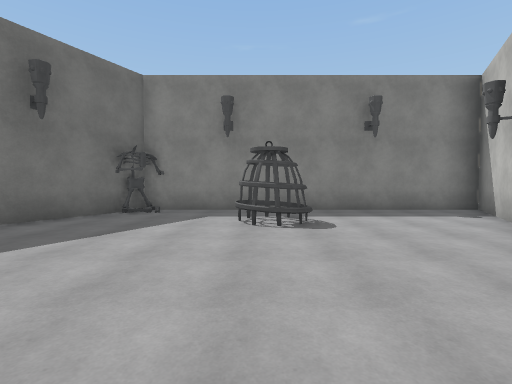
View 1 (above)

20 first-person views from a walk through a scene from a Unity 3-D project. The camera is 1.5 m above the floor, tilts 2° down and sees 85° across. The floor is counted in squares, 2 m on a side. Each view is taken from the middle of a square. On the plan, view 1 faces up. The plan holds only what a view shows up to about 10 squares ahead; the rest is blank. The place goes on beyond the plan. The player is left out. Surface patterns are stand-ins for the level's own textures.

View 2
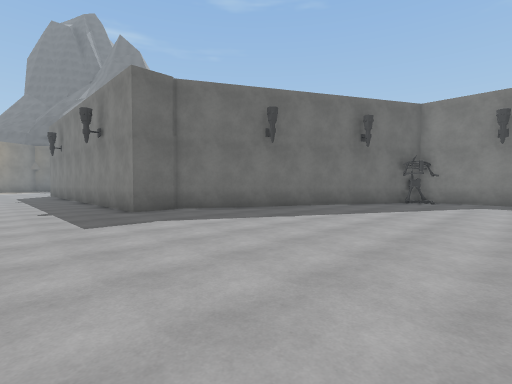

View 3
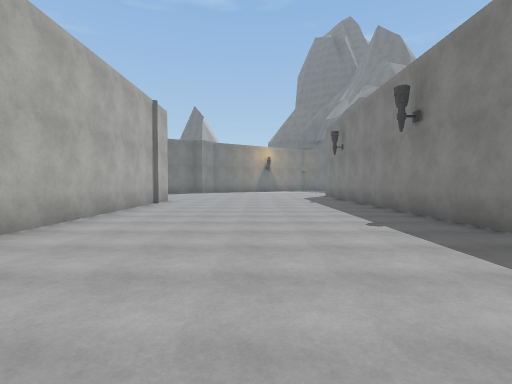

View 4
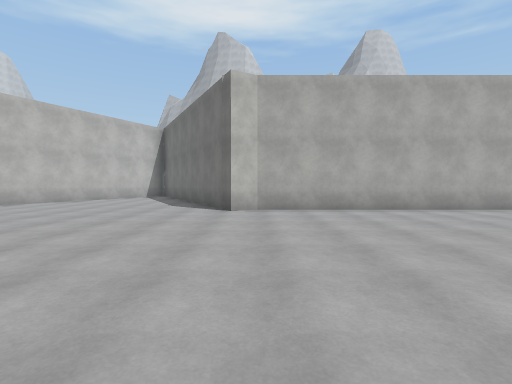

View 5
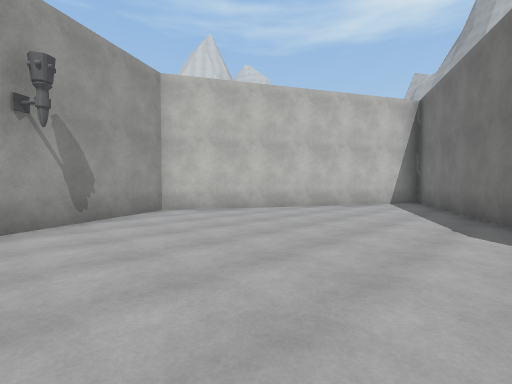

View 6
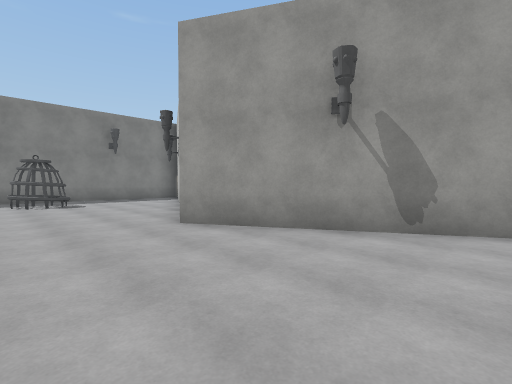

View 7
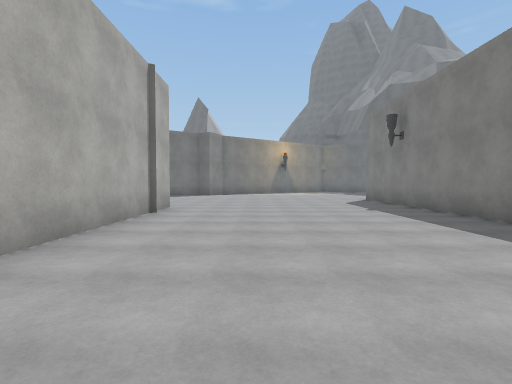

View 8
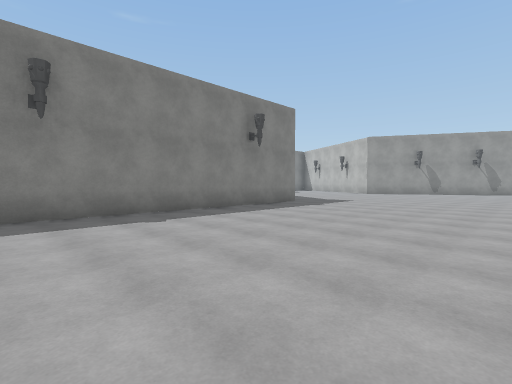

View 9
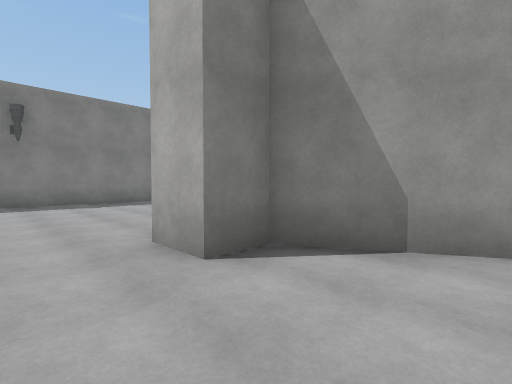

View 10
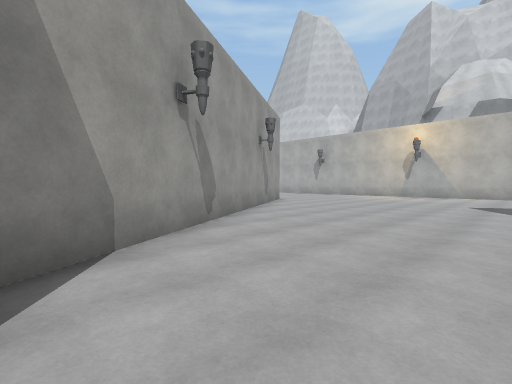

View 11
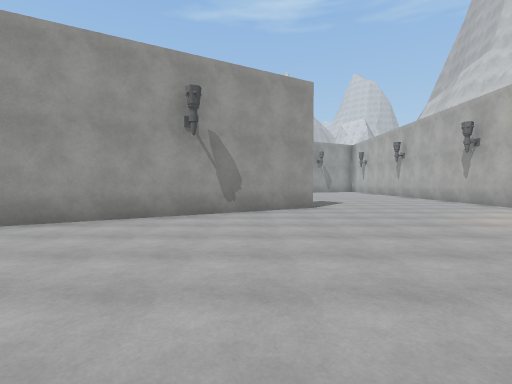

View 12
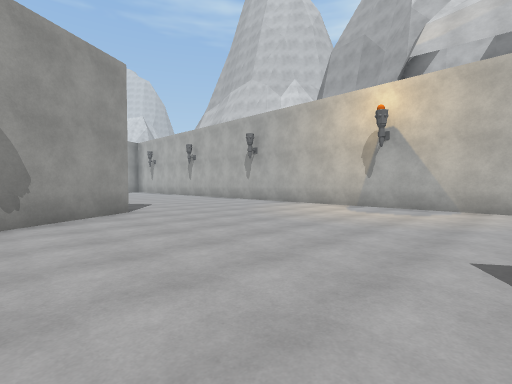

View 13
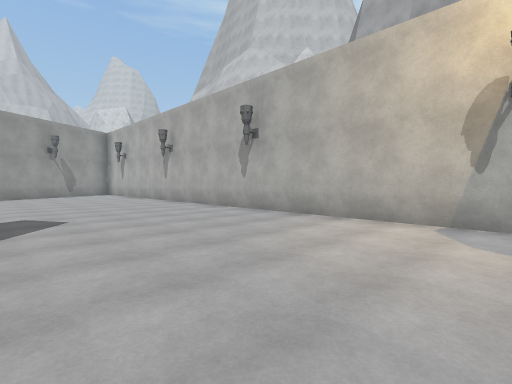

View 14
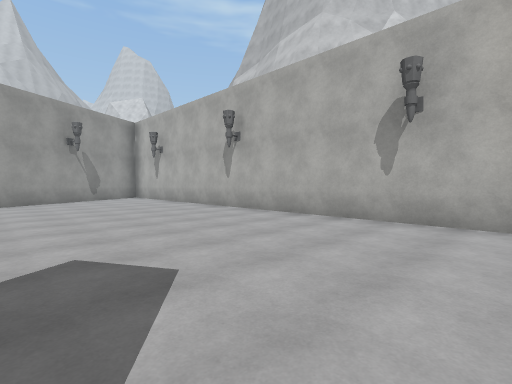

View 15
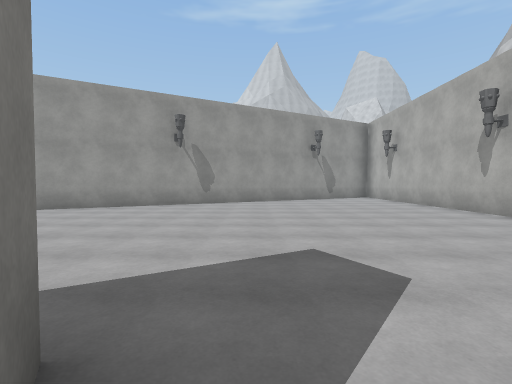

View 16
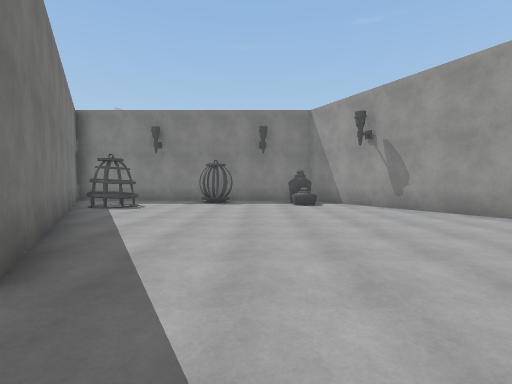

View 17
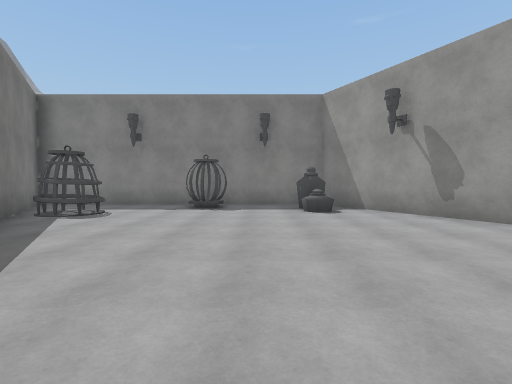

View 18
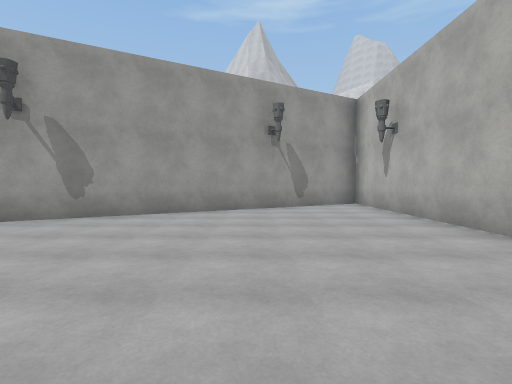

View 19
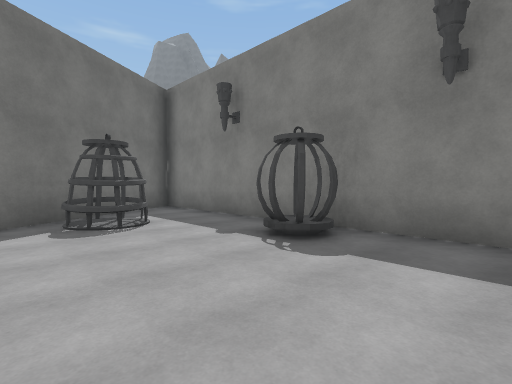

View 20
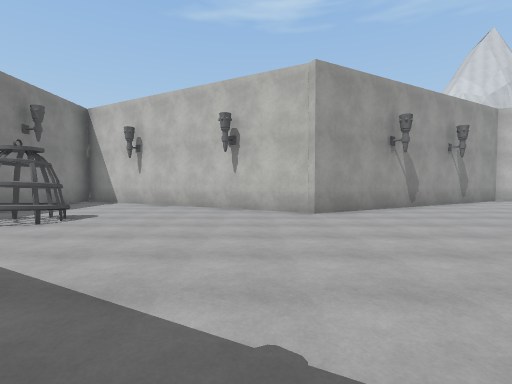

### Floor plan
Points are (right, up) in squares from view 1. A wall is a line through its corners. A room is listed if a view was taken in it or the views show most of it. See-through windows are left out.
Room 1 (views 1, 2, 3, 4, 5, 6, 7, 20)
walls: (0.8, 4.8) (0.2, 4.6) (-0.5, 5.1); (0.7, 5.6) (0.4, 6); (-12.9, -8.6) (-3, -8.6) (-2.4, -8.2) (2, -16.1) (6.1, -8.5) (1.7, -0.5) (6.1, 7.6) (-3, 7.6) (-7.1, 0.1) (-7.1, -1.3) (-16, -1.3); (-14.5, -8.6) (-13.2, -8.6)
ways out: opening at (-15.5, -8.5) to room 2
objects: other object (-3, 7)
Room 2 (views 8, 9, 10, 11, 12, 13, 14, 15, 16, 17, 18, 19)
walls: (-6.8, -19) (-7.4, -19.4); (-7.8, -19.7) (-13.5, -9.7) (-14.5, -9.7) (-14.5, -8.6); (-9, -12.9) (-9.4, -13.1); (-8.7, -12.6) (-9.1, -13.1); (-10.3, -13) (-7, -18.9); (-9, -11.7) (-8.7, -12.1); (-6.2, -11.1) (-6.9, -11.2); (-6.2, -11.1) (-6.4, -11.2); (-14.8, -25.5) (5.8, -25.5) (-2.8, -9.8)
low walls: (-5.9, -10.6) (-6.2, -11.1)
ways out: opening at (-15.5, -8.5) to room 1; opening at (-8, -11) to room 3; opening at (-5, -11) to room 4; gap at (-3, -11) to room 4
Room 3 (no view inside)
walls: (-6.5, -9.7) (-12.2, -9.7) (-10.3, -13)
ways out: opening at (-8, -11) to room 2
Room 4 (no view inside)
walls: (-3.5, -9.7) (-6.5, -9.7)
ways out: opening at (-5, -11) to room 2; gap at (-3, -11) to room 2

Where each view was taken, in squares from view 1:
view 1: 0 up, 0 right, facing up
view 2: 4 down, 0 right, facing up-left
view 3: 5 down, 3 left, facing left
view 4: 1 down, 3 left, facing down
view 5: 5 down, 1 left, facing down-right
view 6: 5 down, 1 left, facing up-right
view 7: 6 down, 6 left, facing left
view 8: 8 down, 16 left, facing up-right
view 9: 12 down, 16 left, facing up-right
view 10: 10 down, 16 left, facing down-right
view 11: 18 down, 16 left, facing right
view 12: 17 down, 15 left, facing down-right
view 13: 20 down, 12 left, facing down-right
view 14: 20 down, 8 left, facing down-right
view 15: 20 down, 8 left, facing right
view 16: 21 down, 5 left, facing up
view 17: 19 down, 5 left, facing up
view 18: 22 down, 4 left, facing right
view 19: 14 down, 4 left, facing up-left
view 20: 1 up, 5 left, facing right
